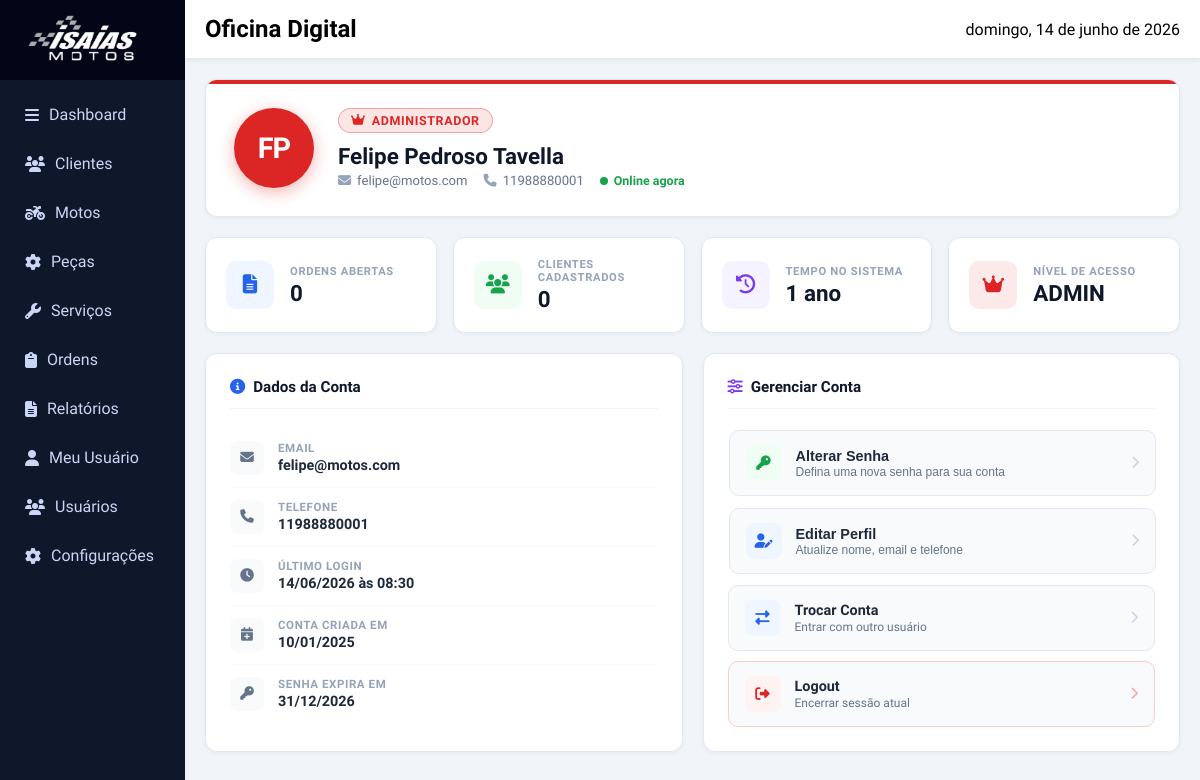
The page /paginas/meu-usuario.php on the database its author committed.
### tables this page shows
CREATE TABLE usuarios (
    codusuario INT AUTO_INCREMENT PRIMARY KEY,
    nome VARCHAR(150) NOT NULL,
    email VARCHAR(150) NOT NULL UNIQUE,
    senha VARCHAR(255) NOT NULL,
    telefone VARCHAR(20),

    ultimo_login DATETIME NULL,
    conta_criada DATETIME DEFAULT CURRENT_TIMESTAMP,
    senha_expira_em DATE NULL,

    nivel_usuario ENUM(
        'ADMIN',
        'GERENTE',
        'MECANICO',
        'ATENDENTE'
    ) DEFAULT 'ATENDENTE'
);

### paginas/meu-usuario.php (the view, shortened to what this page needs)
<!DOCTYPE html>
<html lang="pt-br">
<?php
require_once("../Conexao/conexao.php");
$id_logado = $_SESSION['codusuario'] ?? 1;
$stmt = $conexao->prepare("SELECT * FROM usuarios WHERE codusuario = :id");
$stmt->execute([':id' => $id_logado]);
$usuario = $stmt->fetch(PDO::FETCH_ASSOC);
$stmtOrdens = $conexao->prepare(
    "SELECT COUNT(*) FROM ordens_servico WHERE usuario_abertura = :id"
);
$stmtOrdens->execute([':id' => $id_logado]);
$total_ordens = $stmtOrdens->fetchColumn();
$stmtClientes = $conexao->prepare(
    "SELECT COUNT(*) FROM clientes WHERE usuario_cadastro = :id"
);
$stmtClientes->execute([':id' => $id_logado]);
$total_clientes = $stmtClientes->fetchColumn();
$conta_criada = new DateTime($usuario['conta_criada']);
$hoje = new DateTime();
$diff = $hoje->diff($conta_criada);
if ($diff->y >= 1) {
    $tempo_sistema = $diff->y . ' ano' . ($diff->y > 1 ? 's' : '');
} elseif ($diff->m >= 1) {
    $tempo_sistema = $diff->m . ' mês' . ($diff->m > 1 ? 'es' : '');
} else {
    $tempo_sistema = $diff->days . ' dia' . ($diff->days != 1 ? 's' : '');
}
$ultimo_login_fmt = 'Nunca acessou';
if (!empty($usuario['ultimo_login'])) {
    $dt = new DateTime($usuario['ultimo_login']);
    $ultimo_login_fmt = $dt->format('d/m/Y') . ' às ' . $dt->format('H:i');
}
$conta_criada_fmt = $conta_criada->format('d/m/Y');
$senha_expira_fmt = '—';
$senha_alerta = false;
$senha_expirou = false;
if (!empty($usuario['senha_expira_em'])) {
    $dt_exp = new DateTime($usuario['senha_expira_em']);
    $diff_exp = $hoje->diff($dt_exp);
    $senha_expirou = $hoje > $dt_exp;
    $senha_alerta  = !$senha_expirou && $diff_exp->days <= 30;
    $senha_expira_fmt = $dt_exp->format('d/m/Y');
}
$nivel = $usuario['nivel_usuario'];
$nivel_labels = [
    'DEV'       => ['label' => 'Desenvolvedor',         'icon' => 'fa-code',     'cor' => '#7c3aed'],
    'ADMIN'     => ['label' => 'Administrador',          'icon' => 'fa-crown',    'cor' => '#dc2626'],
    'GERENTE'   => ['label' => 'Gerente',                'icon' => 'fa-briefcase','cor' => '#d97706'],
    'MECANICO'  => ['label' => 'Mecânico',               'icon' => 'fa-wrench',   'cor' => '#2563eb'],
    'ATENDENTE' => ['label' => 'Atendente',              'icon' => 'fa-headset',  'cor' => '#16a34a'],
];
$nivel_info = $nivel_labels[$nivel] ?? ['label' => $nivel, 'icon' => 'fa-user', 'cor' => '#64748b'];
$partes = explode(' ', trim($usuario['nome']));
$iniciais = strtoupper(substr($partes[0], 0, 1) . (isset($partes[1]) ? substr($partes[1], 0, 1) : ''));
?>
<head>
  <link rel="stylesheet" href="https://cdnjs.cloudflare.com/ajax/libs/font-awesome/6.5.0/css/all.min.css">
  <link rel="stylesheet" href="style.css">
</head>
<body>
  <div id="sidebar" class="sidebar hidden-mobile">
    <div style="height:80px;display:flex;align-items:center;justify-content:center;background:#020617">
      <img src="../Imagens/IsaiasmotosW.png" style="height:50px;margin-right:10px">
    </div>
    <nav>
      <ul>
        <li><a href="Inicio.php"><i class="fa-solid fa-bars"></i>Dashboard</a></li>
        <li><a href="clientes.php"><i class="fa-solid fa-users"></i>Clientes</a></li>
        <li><a href="motos.php"><i class="fa-solid fa-motorcycle"></i>Motos</a></li>
        <li><a href="pecas.php"><i class="fa-solid fa-gear"></i>Peças</a></li>
        <li><a href="servicos.php"><i class="fa-solid fa-wrench"></i>Serviços</a></li>
        <li><a href="ordens.php"><i class="fa-solid fa-clipboard"></i>Ordens</a></li>
        <li><a href="relatorios.php"><i class="fa-solid fa-file-lines"></i>Relatórios</a></li>
        <li><a href="meu-usuario.php" class="active"><i class="fa-solid fa-user"></i>Meu Usuário</a></li>
        <li><a href="usuarios.php"><i class="fa-solid fa-users"></i>Usuários</a></li>
        <li><a href="configuracoes.php"><i class="fa-solid fa-gear"></i>Configurações</a></li>
      </ul>
    </nav>
  </div>
  <div class="main-content">
    <header class="main-header">
      <h2 id="page-title">Oficina Digital</h2>
      <span id="current-date"></span>
    </header>
    <main>
      <div id="usuario-section" class="section">
        <div class="perfil-hero">
          <div class="perfil-avatar"><?= $iniciais ?></div>
          <div class="perfil-info">
            <div class="badge-nivel-hero">
              <i class="fa-solid <?= $nivel_info['icon'] ?>"></i>
              <?= $nivel_info['label'] ?>
            </div>
            <h2><?= htmlspecialchars($usuario['nome']) ?></h2>
            <div class="perfil-meta">
              <span><i class="fa-solid fa-envelope"></i><?= htmlspecialchars($usuario['email']) ?></span>
              <span><i class="fa-solid fa-phone"></i><?= htmlspecialchars($usuario['telefone'] ?? '—') ?></span>
              <span class="status-pill"><span class="status-dot"></span>Online agora</span>
            </div>
          </div>
        </div>
        <div class="stats-grid">
          <div class="stat-card">
            <div class="stat-icon blue"><i class="fa-solid fa-file-lines"></i></div>
            <div class="stat-texto">
              <span>Ordens Abertas</span>
              <h3><?= $total_ordens ?></h3>
            </div>
          </div>
          <div class="stat-card">
            <div class="stat-icon green"><i class="fa-solid fa-users"></i></div>
            <div class="stat-texto">
              <span>Clientes Cadastrados</span>
              <h3><?= $total_clientes ?></h3>
            </div>
          </div>
          <div class="stat-card">
            <div class="stat-icon purple"><i class="fa-solid fa-clock-rotate-left"></i></div>
            <div class="stat-texto">
              <span>Tempo no Sistema</span>
              <h3><?= $tempo_sistema ?></h3>
            </div>
          </div>
          <div class="stat-card">
            <div class="stat-icon nivel"><i class="fa-solid <?= $nivel_info['icon'] ?>"></i></div>
            <div class="stat-texto">
              <span>Nível de Acesso</span>
              <h3><?= $nivel ?></h3>
            </div>
          </div>
        </div>
        <div class="inferior-grid">
          <div class="dados-card">
            <h3><i class="fa-solid fa-circle-info" style="color:#2563eb;margin-right:8px"></i>Dados da Conta</h3>
            <div class="dado-linha">
              <div class="dado-icone"><i class="fa-solid fa-envelope"></i></div>
              <div class="dado-texto">
                <label>Email</label>
                <p><?= htmlspecialchars($usuario['email']) ?></p>
              </div>
            </div>
            <div class="dado-linha">
              <div class="dado-icone"><i class="fa-solid fa-phone"></i></div>
              <div class="dado-texto">
                <label>Telefone</label>
                <p><?= htmlspecialchars($usuario['telefone'] ?? '—') ?></p>
              </div>
            </div>
            <div class="dado-linha">
              <div class="dado-icone"><i class="fa-solid fa-clock"></i></div>
              <div class="dado-texto">
                <label>Último Login</label>
                <p><?= $ultimo_login_fmt ?></p>
              </div>
            </div>
            <div class="dado-linha">
              <div class="dado-icone"><i class="fa-solid fa-calendar-plus"></i></div>
              <div class="dado-texto">
                <label>Conta Criada Em</label>
                <p><?= $conta_criada_fmt ?></p>
              </div>
            </div>
            <div class="dado-linha">
              <div class="dado-icone"><i class="fa-solid fa-key"></i></div>
              <div class="dado-texto">
                <label>Senha Expira Em</label>
                <p class="<?= $senha_expirou ? 'senha-expirou-text' : ($senha_alerta ? 'senha-alerta-text' : '') ?>">
                  <?php if ($senha_expirou): ?>
                    <i class="fa-solid fa-circle-exclamation"></i> Senha expirada — redefina agora
                  <?php elseif ($senha_alerta): ?>
                    <i class="fa-solid fa-triangle-exclamation"></i> <?= $senha_expira_fmt ?> (expira em breve)
                  <?php else: ?>
                    <?= $senha_expira_fmt ?>
                  <?php endif; ?>
                </p>
              </div>
            </div>
          </div>
          <div class="acoes-card">
            <h3><i class="fa-solid fa-sliders" style="color:#7c3aed;margin-right:8px"></i>Gerenciar Conta</h3>
            <div class="acoes-lista">
              <button class="acao-btn verde" onclick="abrirModalSenha()">
                <div class="acao-icon"><i class="fa-solid fa-key"></i></div>
                <div>
                  Alterar Senha
                  <span class="acao-desc">Defina uma nova senha para sua conta</span>
                </div>
                <i class="fa-solid fa-chevron-right acao-arrow"></i>
              </button>
              <button class="acao-btn azul" onclick="showSection('EditarPerfil')">
                <div class="acao-icon"><i class="fa-solid fa-user-pen"></i></div>
                <div>
                  Editar Perfil
                  <span class="acao-desc">Atualize nome, email e telefone</span>
                </div>
                <i class="fa-solid fa-chevron-right acao-arrow"></i>
              </button>
              <a class="acao-btn azul" href="../index.html">
                <div class="acao-icon"><i class="fa-solid fa-right-left"></i></div>
                <div>
                  Trocar Conta
                  <span class="acao-desc">Entrar com outro usuário</span>
                </div>
                <i class="fa-solid fa-chevron-right acao-arrow"></i>
              </a>
              <a class="acao-btn vermelho" href="#">
                <div class="acao-icon"><i class="fa-solid fa-right-from-bracket"></i></div>
                <div>
                  Logout
                  <span class="acao-desc">Encerrar sessão atual</span>
                </div>
                <i class="fa-solid fa-chevron-right acao-arrow"></i>
              </a>
            </div>
          </div>
        </div>
      </div>
    </main>
  </div>
</body>
</html>

### paginas/style.css (style rules this page uses)
* { margin: 0; padding: 0; box-sizing: border-box; }
body { font-family: "Google Sans", sans-serif; background: #f1f5f9; }
.sidebar { width: 185px; height: 100vh; position: fixed; left: 0; top: 0; background: #0f172a; color: #fff; transition: .3s ease; z-index: 1000; }
.sidebar.hidden-mobile { transform: translateX(-100%); }
.sidebar nav ul { list-style: none; padding: 15px; }
.sidebar nav ul li { margin-bottom: 10px; }
.sidebar nav ul li a { display: flex; align-items: center; gap: 10px; padding: 10px; border-radius: 8px; color: #cbd5f5; text-decoration: none; transition: .25s; }
.main-content { margin-left: 185px; transition: .3s; }
.main-header { background: #fff; padding: 15px 20px; display: flex; justify-content: space-between; align-items: center; border-bottom: 1px solid #e2e8f0; box-shadow: 0 2px 5px rgba(0, 0, 0, 0.05); }
button { border: none; border-radius: 8px; padding: 10px 15px; cursor: pointer; font-weight: bold; transition: .2s; padding: 10px; font-size: 2.09vh; margin: 1px; }
.section { padding: 20px; animation: fade .3s ease }
@media (min-width:769px) { .sidebar { transform: translateX(0) !important } }

### rows shown on the page
usuarios: nome "FP", nivel_usuario "ADMINISTRADOR", nome "Felipe Pedroso Tavella", email "felipe@motos.com", telefone "11988880001", nivel_usuario "ADMIN", ultimo_login "14/06/2026 às 08:30", conta_criada "10/01/2025", senha_expira_em "31/12/2026"

### other values the page prints
$total_ordens "0"
$total_clientes "0"
